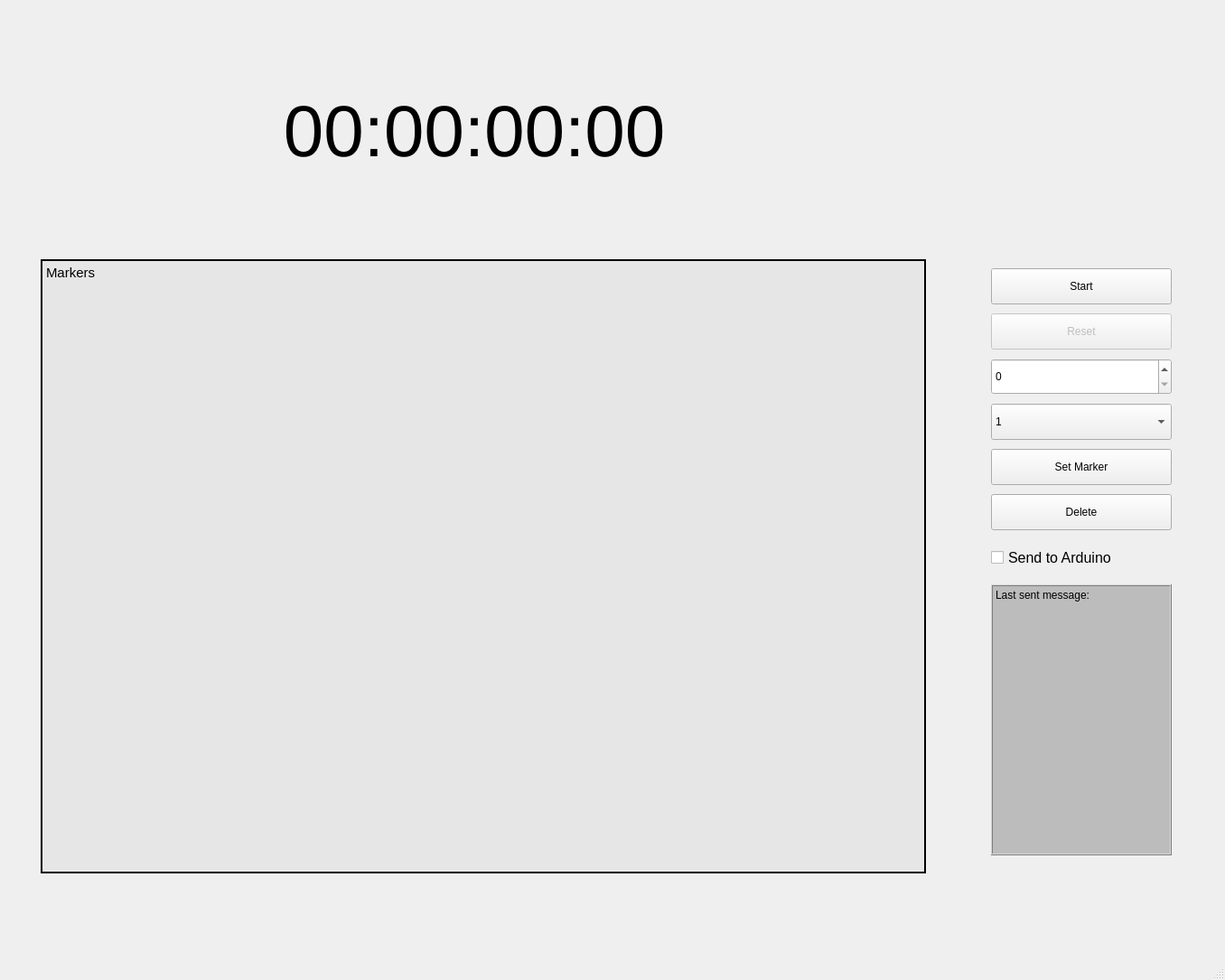
<?xml version="1.0" encoding="UTF-8"?>
<ui version="4.0">
 <class>MainWindow</class>
 <widget class="QMainWindow" name="MainWindow">
  <property name="geometry">
   <rect>
    <x>0</x>
    <y>0</y>
    <width>1356</width>
    <height>1085</height>
   </rect>
  </property>
  <property name="windowTitle">
   <string>MainWindow</string>
  </property>
  <widget class="QWidget" name="centralwidget">
   <layout class="QGridLayout" name="gridLayout">
    <item row="0" column="0">
     <widget class="QLabel" name="label">
      <property name="maximumSize">
       <size>
        <width>1100</width>
        <height>100</height>
       </size>
      </property>
      <property name="font">
       <font>
        <pointsize>60</pointsize>
       </font>
      </property>
      <property name="text">
       <string>00:00:00:00</string>
      </property>
      <property name="alignment">
       <set>Qt::AlignCenter</set>
      </property>
     </widget>
    </item>
    <item row="1" column="1">
     <layout class="QVBoxLayout" name="verticalLayout">
      <property name="spacing">
       <number>10</number>
      </property>
      <property name="leftMargin">
       <number>50</number>
      </property>
      <property name="topMargin">
       <number>10</number>
      </property>
      <property name="rightMargin">
       <number>50</number>
      </property>
      <property name="bottomMargin">
       <number>20</number>
      </property>
      <item>
       <widget class="QPushButton" name="pushButton">
        <property name="sizePolicy">
         <sizepolicy hsizetype="Fixed" vsizetype="Fixed">
          <horstretch>0</horstretch>
          <verstretch>0</verstretch>
         </sizepolicy>
        </property>
        <property name="minimumSize">
         <size>
          <width>200</width>
          <height>40</height>
         </size>
        </property>
        <property name="maximumSize">
         <size>
          <width>200</width>
          <height>40</height>
         </size>
        </property>
        <property name="contextMenuPolicy">
         <enum>Qt::DefaultContextMenu</enum>
        </property>
        <property name="layoutDirection">
         <enum>Qt::LeftToRight</enum>
        </property>
        <property name="text">
         <string>Start</string>
        </property>
       </widget>
      </item>
      <item>
       <widget class="QPushButton" name="pushButton_2">
        <property name="enabled">
         <bool>false</bool>
        </property>
        <property name="minimumSize">
         <size>
          <width>200</width>
          <height>40</height>
         </size>
        </property>
        <property name="maximumSize">
         <size>
          <width>200</width>
          <height>16777215</height>
         </size>
        </property>
        <property name="text">
         <string>Reset</string>
        </property>
       </widget>
      </item>
      <item>
       <widget class="QSpinBox" name="spinBox">
        <property name="minimumSize">
         <size>
          <width>200</width>
          <height>40</height>
         </size>
        </property>
        <property name="maximumSize">
         <size>
          <width>200</width>
          <height>40</height>
         </size>
        </property>
        <property name="toolTip">
         <string extracomment="Picture Number"/>
        </property>
       </widget>
      </item>
      <item>
       <widget class="QComboBox" name="comboBox">
        <property name="minimumSize">
         <size>
          <width>200</width>
          <height>40</height>
         </size>
        </property>
        <property name="maximumSize">
         <size>
          <width>200</width>
          <height>40</height>
         </size>
        </property>
        <property name="editable">
         <bool>false</bool>
        </property>
        <property name="insertPolicy">
         <enum>QComboBox::InsertAtBottom</enum>
        </property>
        <item>
         <property name="text">
          <string>1</string>
         </property>
        </item>
        <item>
         <property name="text">
          <string>2</string>
         </property>
        </item>
        <item>
         <property name="text">
          <string>3</string>
         </property>
        </item>
        <item>
         <property name="text">
          <string>4</string>
         </property>
        </item>
        <item>
         <property name="text">
          <string>5</string>
         </property>
        </item>
        <item>
         <property name="text">
          <string>6</string>
         </property>
        </item>
        <item>
         <property name="text">
          <string>ALL</string>
         </property>
        </item>
       </widget>
      </item>
      <item>
       <widget class="QPushButton" name="pushButton_3">
        <property name="minimumSize">
         <size>
          <width>200</width>
          <height>40</height>
         </size>
        </property>
        <property name="maximumSize">
         <size>
          <width>200</width>
          <height>40</height>
         </size>
        </property>
        <property name="layoutDirection">
         <enum>Qt::LeftToRight</enum>
        </property>
        <property name="text">
         <string>Set Marker</string>
        </property>
        <property name="default">
         <bool>false</bool>
        </property>
        <property name="flat">
         <bool>false</bool>
        </property>
       </widget>
      </item>
      <item>
       <widget class="QPushButton" name="pushButton_4">
        <property name="minimumSize">
         <size>
          <width>200</width>
          <height>40</height>
         </size>
        </property>
        <property name="maximumSize">
         <size>
          <width>200</width>
          <height>16777215</height>
         </size>
        </property>
        <property name="layoutDirection">
         <enum>Qt::LeftToRight</enum>
        </property>
        <property name="autoFillBackground">
         <bool>false</bool>
        </property>
        <property name="text">
         <string>Delete</string>
        </property>
       </widget>
      </item>
      <item>
       <widget class="QCheckBox" name="checkBox">
        <property name="minimumSize">
         <size>
          <width>200</width>
          <height>40</height>
         </size>
        </property>
        <property name="font">
         <font>
          <pointsize>12</pointsize>
          <weight>50</weight>
          <italic>false</italic>
          <bold>false</bold>
          <underline>false</underline>
          <strikeout>false</strikeout>
          <kerning>true</kerning>
         </font>
        </property>
        <property name="layoutDirection">
         <enum>Qt::LeftToRight</enum>
        </property>
        <property name="text">
         <string>Send to Arduino</string>
        </property>
       </widget>
      </item>
      <item>
       <widget class="QLabel" name="label_3">
        <property name="minimumSize">
         <size>
          <width>150</width>
          <height>200</height>
         </size>
        </property>
        <property name="maximumSize">
         <size>
          <width>200</width>
          <height>300</height>
         </size>
        </property>
        <property name="font">
         <font>
          <family>Arial</family>
          <pointsize>9</pointsize>
         </font>
        </property>
        <property name="styleSheet">
         <string notr="true">background-color: rgb(188, 188, 188);
</string>
        </property>
        <property name="frameShape">
         <enum>QFrame::Box</enum>
        </property>
        <property name="frameShadow">
         <enum>QFrame::Raised</enum>
        </property>
        <property name="lineWidth">
         <number>1</number>
        </property>
        <property name="midLineWidth">
         <number>0</number>
        </property>
        <property name="text">
         <string>Last sent message:</string>
        </property>
        <property name="alignment">
         <set>Qt::AlignLeading|Qt::AlignLeft|Qt::AlignTop</set>
        </property>
       </widget>
      </item>
     </layout>
    </item>
    <item row="1" column="0" alignment="Qt::AlignHCenter">
     <widget class="QLabel" name="label_2">
      <property name="minimumSize">
       <size>
        <width>1000</width>
        <height>200</height>
       </size>
      </property>
      <property name="maximumSize">
       <size>
        <width>1000</width>
        <height>1200</height>
       </size>
      </property>
      <property name="font">
       <font>
        <pointsize>11</pointsize>
       </font>
      </property>
      <property name="autoFillBackground">
       <bool>false</bool>
      </property>
      <property name="styleSheet">
       <string notr="true">background-color: rgb(230, 230, 230); margin-left: 20px;</string>
      </property>
      <property name="frameShape">
       <enum>QFrame::Box</enum>
      </property>
      <property name="frameShadow">
       <enum>QFrame::Plain</enum>
      </property>
      <property name="lineWidth">
       <number>2</number>
      </property>
      <property name="midLineWidth">
       <number>2</number>
      </property>
      <property name="text">
       <string>Markers</string>
      </property>
      <property name="alignment">
       <set>Qt::AlignLeading|Qt::AlignLeft|Qt::AlignTop</set>
      </property>
      <property name="margin">
       <number>14</number>
      </property>
      <property name="indent">
       <number>5</number>
      </property>
     </widget>
    </item>
   </layout>
  </widget>
  <widget class="QMenuBar" name="menubar">
   <property name="geometry">
    <rect>
     <x>0</x>
     <y>0</y>
     <width>1356</width>
     <height>21</height>
    </rect>
   </property>
  </widget>
  <widget class="QStatusBar" name="statusbar"/>
 </widget>
 <resources/>
 <connections/>
</ui>
